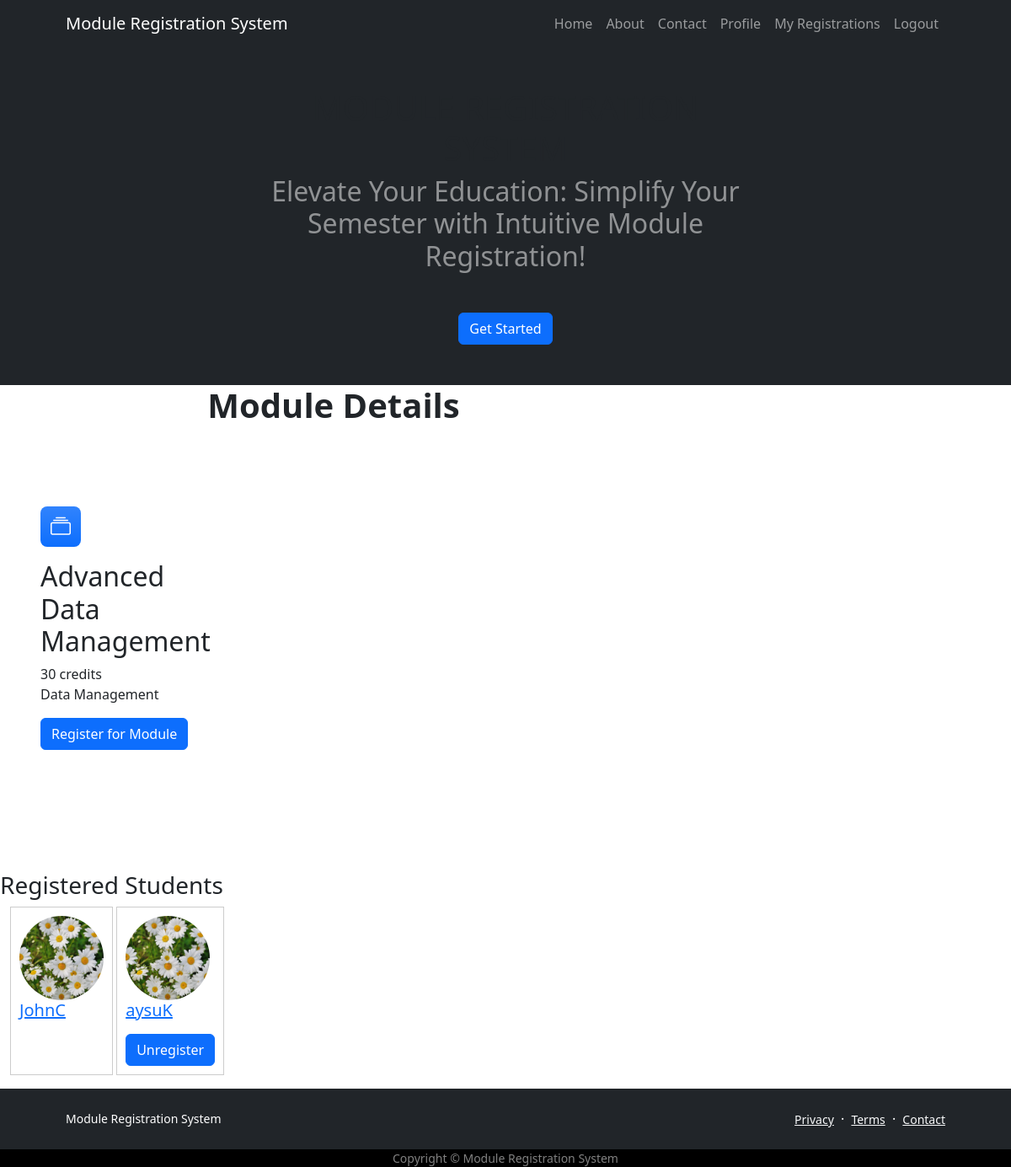
The page /module/1 (signed in) on the database as committed earlier.
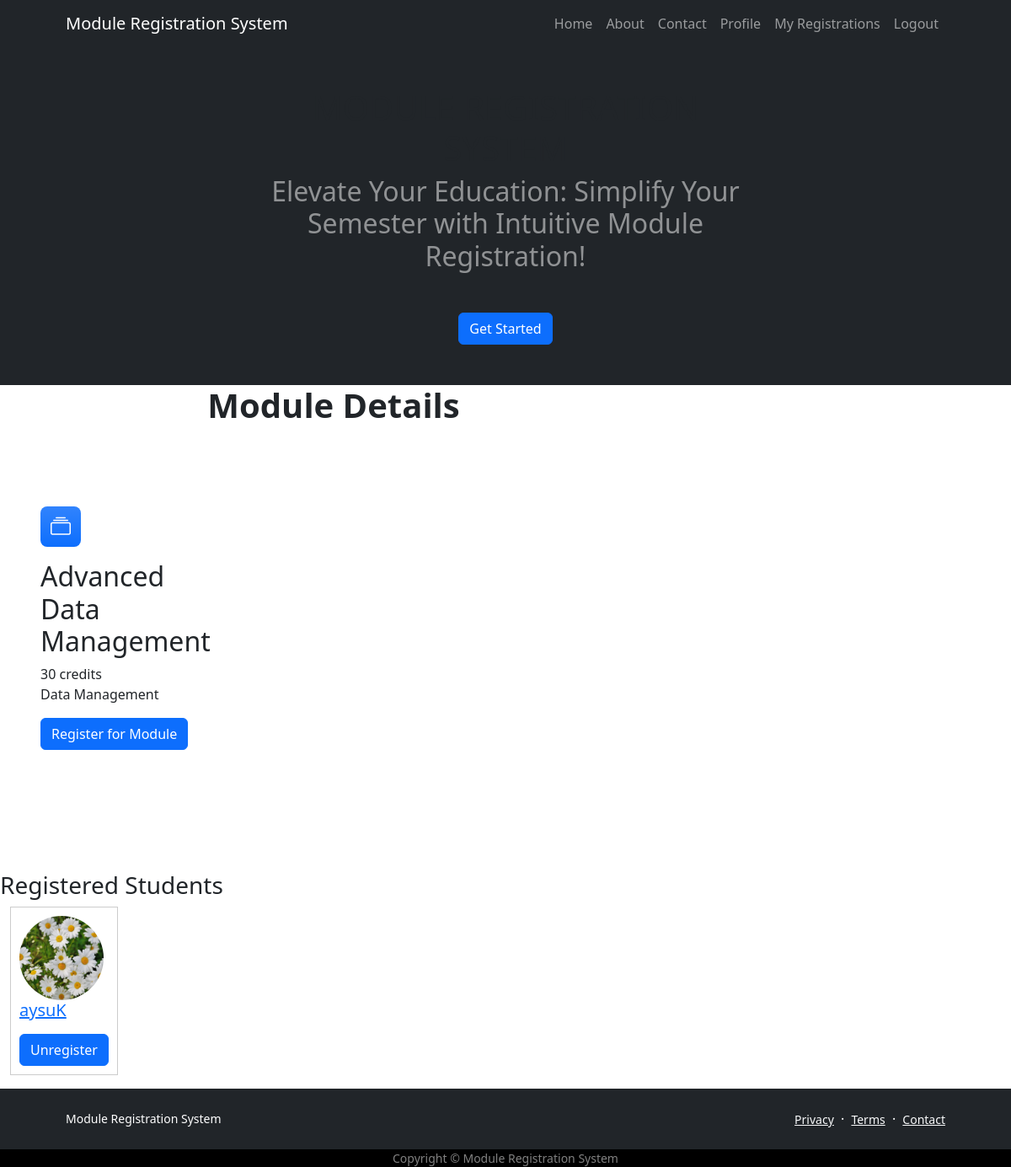
The same page on the database as committed later.
### itreporting/models.py (models this page shows, shortened)
class Module(models.Model):
    name = models.TextField(max_length = 100)
    code = models.CharField(max_length = 5)
    credit = models.CharField(max_length = 5)
    category = models.CharField(max_length = 100, choices = [('Humanities', 'Humanities'),
                                                            ('Social Sciences', 'Social Sciences'),
                                                            ('Natural Sciences', 'Natural Sciences'),
                                                            ('Mathematics and Satistics', 'Mathematics and Statistics'),
                                                            ('Computer Science and Information Technology', 'Computer Science and Information Technology'),
                                                            ('Engineering', 'Engineering'),
                                                            ('Health Sciences', 'Health Sciences'),
                                                            ('Business and Economics', 'Business and Economics'),
                                                            ('Fine Arts', 'Fine Arts'),
                                                            ('Law', 'Law'),
                                                            ('Languages and Linguistics', 'Languages and Linguistics'),
                                                            ('Architecture', 'Architecture')])
    description = models.TextField()
    availability = models.CharField(max_length = 100, choices = [('Open', 'Open'), ('Closed', 'Closed')])
    courses = models.ManyToManyField(Group)

class Registration(models.Model):
    student = models.ForeignKey(User, related_name = 'registrations', on_delete = models.CASCADE)
    module = models.ForeignKey(Module, related_name = 'registrations', on_delete = models.CASCADE)
    date_of_registration = models.DateField(default = timezone.now)

### users/models.py (models this page shows, shortened)
class Profile(models.Model):
    user = models.OneToOneField(User, null = True, on_delete =models.CASCADE)
    date = models.DateField(default=timezone.now)
    image = models.ImageField(default = 'default.png', upload_to ='profile_pics')
    address = models.CharField(max_length=50, blank = True)
    city_town = models.CharField(max_length=255, blank=True)
    country = models.CharField(max_length=255, blank=True)

### itreporting/views.py (the view)
# urls.py: path('module/<int:pk>', PostDetailView.as_view(), name = 'module-detail'),
class PostDetailView(DetailView):
    model = Module
    template_name = 'itreporting/module_detail.html'
    context_object_name = 'module'
    def get_context_data(self, **kwargs):
        context = super().get_context_data(**kwargs)
        registrations = Registration.objects.filter(module=self.object)
        context.update({'title': 'Contact Us', 'registrations': registrations})
        if self.object.availability == 'Closed':
            context['module_closed'] = True
        return context

### itreporting/templates/itreporting/module_detail.html (shortened to what this page needs)
{% extends "itreporting/base.html" %}
{% block content %}
<body>
    <div class="container">
        <div class="row justify-content-center">
            <div class="col-lg-8 text-center">
                <h1 class="fw-bolder mb-0"> Module Details </h1>
            </div>
        </div>
    </div>
    {% if module_closed %}
        <p>This module is currently closed for registration.</p>
    {% else %}
        <section class="py-5" id="features">
            <div class="container px-5 my-5">
                <div class="row gx-5">
                    <div class="col-lg-8">
                        <div class="row gx-5 row-cols-1 row-cols-md-2">
                            <div class="col mb-5 h-100">
                                <div class="feature bg-primary bg-gradient text-white rounded-3 mb-3"><i class="bi bi-collection"></i></div>
                                <h2 class="article-title"> {{object.name}}</h2>
                                <p class="mb-0">{{ module.credit }} credits</p>
                                <p class="article-content">{{ module.description }}</p>
                                {% if user.is_authenticated %}
                                <form method="post" action="{% url 'itreporting:register_module' module.id %}">
                                    <button type="submit" class="btn btn-primary">Register for Module</button>
                                </form>
                                {% endif %}
                            </div>
                        </div>
                    </div>
                </div>
            </div>
        </section>
        {% if user.is_authenticated %}
        <h3>Registered Students</h3>
        <div class="container">
            <div class="col-lg-8">
                {% for registration in registrations %}
                    <div class="d-inline-block mr-3 mb-3 align-top" style="height: 200px; border: 1px solid #ccc; padding: 10px;">
                        <img class="rounded-circle account-img" src="{{user.profile.image.url}}" height="100" width="100">
                        <h2 class="h5"><a class="article-title" href="#">{{ registration.student }}</a></h2>
                        {% if request.user == registration.student %}
                            <form method="post" action="{% url 'itreporting:unregister-module' module.id %}">
                                <button type="submit" class="btn btn-primary mt-2">Unregister</button>
                            </form>
                        {% endif %}
                    </div>
                {% endfor %}
            </div>
        </div>
    {% endif %}
{% endif %}
</body>
{% endblock content %}

### itreporting/templates/itreporting/base.html (shortened to what this page needs)
{% load static %}
<!DOCTYPE html>
<html lang="en">
    <head>
        <link href="https://cdn.jsdelivr.net/npm/bootstrap-icons@1.5.0/font/bootstrap-icons.css" rel="stylesheet" />
        <link href="{% static 'css/styles.css' %}" rel="stylesheet" />
    </head>
    <body class="d-flex flex-column h-100">
        <main class="flex-shrink-0">
            <nav class="navbar navbar-expand-lg navbar-dark bg-dark">
                <div class="container px-5">
                    <a class="navbar-brand" href="{% url 'itreporting:home' %}">Module Registration System</a>
                        <div class="collapse navbar-collapse" id="navbarSupportedContent">
                            <ul class="navbar-nav ms-auto mb-2 mb-lg-0">
                                <div class="navbar-nav mr-auto">
                                    <a class="nav-item nav-link" href="{% url 'itreporting:home' %}">Home</a>
                                    <a class="nav-item nav-link" href="{% url 'itreporting:about' %}">About</a>
                                    <a class="nav-item nav-link" href="{% url 'itreporting:contact' %}">Contact</a>
                                    {% if user.is_authenticated %}
                                    <a class="nav-item nav-link" href="{% url 'profile' %}">Profile</a>
                                    <a class="nav-item nav-link" href="{% url 'itreporting:my-registrations' %}">My Registrations</a>
                                    <a class="nav-item nav-link" href="{% url 'logout' %}">Logout</a>
                                    {% else %}
                                    <a class="nav-item nav-link" href="{% url 'login' %}">Login</a>
                                    <a class="nav-item nav-link" href="{% url 'register'%}">Register</a>
                                    {% endif %}
                                </div>
                        </div>
                </div>
                        </nav>
            <header class="bg-dark py-5" >
                <div class="container px-5" >
                    <div class="row gx-5 align-items-center justify-content-center" >
                        <div class="col-lg-8 col-xl-7 col-xxl-6">
                            <div class="text-center">
                                <h1 class="mx-auto my-0 text-uppercase">Module Registration System</h1>
                                <h2 class="text-white-50 mx-auto mt-2 mb-5">Elevate Your Education: Simplify Your Semester with Intuitive Module Registration!</h2>
                                <a class="btn btn-primary" href="{% url 'register'%}">Get Started</a>
                            </div>
                        </div>
                    </div>
                </div>
            </header>
        <div class="row">
            <div class="col-md-8">
                {% block content %}{% endblock %}
            </div>
</body>
            <footer class="bg-dark py-4 mt-auto">
                <div class="container px-5">
                    <div class="row align-items-center justify-content-between flex-column flex-sm-row">
                        <div class="col-auto"><div class="small m-0 text-white"> Module Registration System </div></div>
                        <div class="col-auto">
                            <a class="link-light small" href="#!">Privacy</a>
                            <span class="text-white mx-1">&middot;</span>
                            <a class="link-light small" href="#!">Terms</a>
                            <span class="text-white mx-1">&middot;</span>
                            <a class="link-light small" href="{% url 'itreporting:contact' %}">Contact</a>
                        </div>
                    </div>
                </div>
            </footer>
<footer class="footer bg-black small text-center text-white-50"><div class="container px-4 px-lg-5">Copyright &copy; Module Registration System</div></footer>
</html>

Rows that differ between the two databases and show on the page:
removed Registration: profile.image (picture), student "JohnC"
